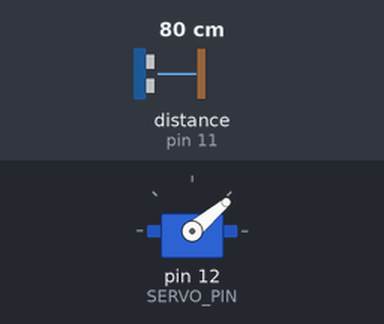
Recording of a sketch running on a simulated Arduino Uno, built with avr-gcc and run on an emulated ATmega328P. Parts: servo. Wiring (inferred from the names in the program): ultrasonic range finder: trigger pin 10; echo pin 11. The inputs (shaded band) are chosen by the test bench; at power-on: distance to the obstacle (sensor on pin 11) 80 cm. The echo pulse lasts 58.3 µs per cm; what the sketch prints to the serial monitor is not drawn.

Above: at 1.7 s.
1.8 s: distance to the obstacle (sensor on pin 11) set to 2 cm
At 4.75 s:
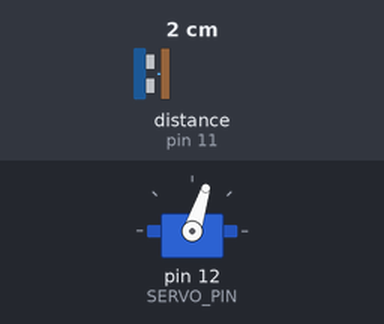
4.8 s: distance to the obstacle (sensor on pin 11) set to 250 cm
At 6.3 s:
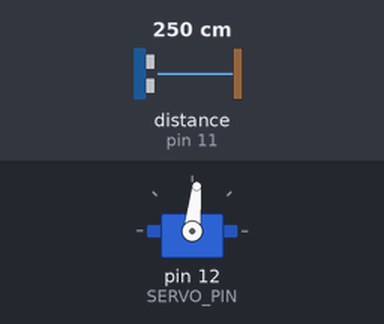
7.8 s: distance to the obstacle (sensor on pin 11) set to 18 cm
At 13.1 s:
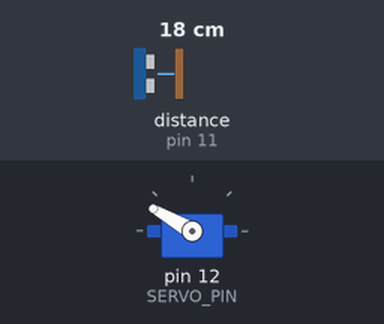
13.8 s: distance to the obstacle (sensor on pin 11) set to 299 cm
Timing chart, 0 to 17.8 s (numbered marks = the images above; inputs shaded):
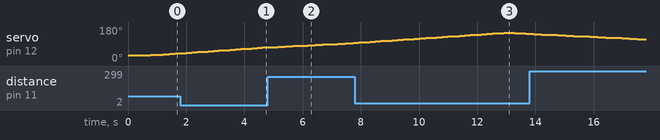

Measured:
- by itself, servo on pin 12 (SERVO_PIN): rises from 96° to 150° in 5.0 s, then falls to 144° in 0.77 s

The sketch:

coin_radar_100cm.ino
```cpp
#include <Servo.h>

const int SERVO_PIN = 12;
const int trigPin = 10;
const int echoPin = 11;

// Límites un poco más estrechos que 15–165: menos esfuerzo mecánico (menos crujido)
const int ANGLE_MIN = 30;
const int ANGLE_MAX = 150;
const int ANGLE_STEP = 2;

const int MAX_DISTANCE_CM = 120;
const unsigned long PULSE_TIMEOUT_US = 35000UL;

// Tiempo con servo energizado para llegar al ángulo (SG90 con carga ligera)
const unsigned int SERVO_MOVE_MS = 180;

Servo myServo;
int currentAngle = ANGLE_MIN;

void setup() {
  pinMode(trigPin, OUTPUT);
  pinMode(echoPin, INPUT);
  Serial.begin(9600);

  myServo.attach(SERVO_PIN);
  moveServoTo(ANGLE_MIN);
  delay(400);
}

void loop() {
  sweep(ANGLE_MIN, ANGLE_MAX, ANGLE_STEP);
  sweep(ANGLE_MAX, ANGLE_MIN, -ANGLE_STEP);
}

void sweep(int from, int to, int step) {
  if (step > 0) {
    for (int i = from; i <= to; i += step) {
      readAndSend(i);
    }
  } else {
    for (int i = from; i >= to; i += step) {
      readAndSend(i);
    }
  }
}

void readAndSend(int angle) {
  moveServoTo(angle);
  int dist = measureDistanceCm();
  sendReading(angle, dist);
}

void moveServoTo(int angle) {
  angle = constrain(angle, ANGLE_MIN, ANGLE_MAX);
  currentAngle = angle;
  myServo.write(angle);
  delay(SERVO_MOVE_MS);
}

void sendReading(int angle, int dist) {
  Serial.print(angle);
  Serial.print(',');
  Serial.print(dist);
  Serial.print('.');
}

int measureDistanceCm() {
  myServo.detach();
  delay(3);

  // Tomamos varias muestras y usamos la MEDIANA en vez del mínimo.
  // El mínimo es muy sensible a un solo eco falso/ruidoso (rebote eléctrico,
  // interferencia, etc.): basta UNA lectura corta espuria para que siempre
  // reporte esa misma distancia "fantasma". La mediana ignora ese tipo de
  // valores sueltos mientras la mayoría de las muestras coincidan.
  const int NUM_SAMPLES = 5;
  int samples[NUM_SAMPLES];
  int count = 0;

  for (int s = 0; s < NUM_SAMPLES; s++) {
    digitalWrite(trigPin, LOW);
    delayMicroseconds(2);
    digitalWrite(trigPin, HIGH);
    delayMicroseconds(10);
    digitalWrite(trigPin, LOW);

    unsigned long echoUs = pulseIn(echoPin, HIGH, PULSE_TIMEOUT_US);

    if (echoUs > 0) {
      int d = (int)(echoUs * 0.034 / 2);
      if (d >= 2 && d <= MAX_DISTANCE_CM) {
        samples[count++] = d;
      }
    }
    delayMicroseconds(100); // deja que el eco anterior se disipe antes del siguiente pulso
  }

  myServo.attach(SERVO_PIN);
  myServo.write(currentAngle);

  if (count == 0) {
    return -1; // ningún eco válido -> indeterminado (marcador explícito, no una distancia)
  }

  // Ordena las muestras válidas (count es pequeño, un sort simple basta)
  for (int i = 0; i < count - 1; i++) {
    for (int j = i + 1; j < count; j++) {
      if (samples[j] < samples[i]) {
        int tmp = samples[i];
        samples[i] = samples[j];
        samples[j] = tmp;
      }
    }
  }

  return samples[count / 2]; // valor mediano
}
```
